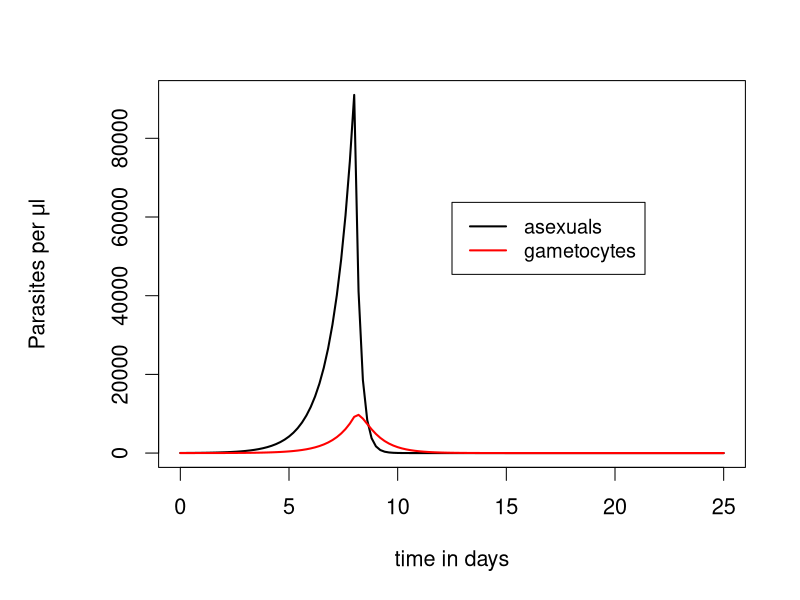

This chart was generated by the following R code:
#########################################################
# Continuous Model of Malaria Infections
#########################################################

# This is the starting script to the malaria module

# Produces dynamics of infections using the continuous model
# Plots output

#######################
# FUNCTION DEFINITIONS
#######################

###
# cont.model(t,y,para) 
# Use:    Function to calculate time derivatives of asexual (A) and gametocyte (G) densities 
# Input:
#     t: time 
#     y: vector of current values of variables A and G
#     para: parameters 	g: gametocyte investment, fraction of parasites that become gametocytes
#			r: rate at which asexuals rupture to produce offspring
#			m: number of offspring produced by each asexual
#			k: rate at which asexuals are killed by immune response
#			l: death rate of gametocytes
# Output:
#    der: vector of derivatives at time t

cont.model<-function(t,y,para) {

with(as.list(c(para,y)),{ # this command allows us to refer directly to the variables and parameters

if(t<8) { # immunity begins on day 8 of infection
  	dA<-r*m*(1-g)*A-r*A
  	} else {
  	dA<-r*m*(1-g)*A-r*A-k*A
  	} 
dG<-r*m*g*A-l*G
der<-c(dA,dG)
list(der)
}) # end of 'with'
}  # end of function definition


###
# dynamics(g,init.y,end.time,interval,cont.model,para)
# Use: Function to integrate asexual and gametocyte differential equations
# Once A or G falls below 1 they are considered to be zero (to prevent negative values)
# Input:
#	g: gametocyte investment
#	init.y: vector of asexual and gametocyte densities for first time point in sequence 
#	end.time: last time for which densities are to be calculated
# 	interval: time interval between densities
#	cont.model: function specifying differential equations
#	para: parameters	r: rate at which asexuals rupture to produce offspring
#				m: number of offspring produced by each asexual
#				k: rate at which asexuals are killed by immune response
#				l: death rate of gametocytes
# Output:
# 	A: vector of asexual densities at requested times
#	G: vector of gametocyte densities at requested times
# 	time: vector of times

dynamics<-function(g,init.y,end.time,interval,cont.model,para) {
para<-c(g=g,para) # adds g to list of parameters, specifying it separately like this allows it to be changed easily
times<-seq(0,end.time,by=interval) # produces sequence of times for which densities will be estimated
results<-lsoda(init.y,times,cont.model,para)
# to set values <1 to 0 using index matrix
results[,c("A","G")][results[,c("A","G")]<1]<-0

as.data.frame(results)	
}

#################################################
# MAIN PROGRAM
#################################################

### Load R library for solving odes
library(deSolve)

### Define parameters, initial values and times for estimating parasite densities
para<-c(r=0.25,m=6,k=5,l=1.2)
end.time<-25
interval<-0.2
init.y<-c(A=25,G=0)

### get output for continuous model
out<-dynamics(g=0.15,init.y,end.time,interval,cont.model,para)

### plot results
#pdf("fig3.pdf")
par(mar=c(5,6,3,2)+0.1,cex=1.3) # sets margins so there is room for y-axis label
                                # and increases font and symbol size
plot(out$time,out$A,xlab="time in days",ylab="",type="n") # type="n" sets up the axes
                                                          # without plotting the function
lines(out$time,out$A,lw=2) # type="l" draws a line rather than points
mtext(expression(paste("Parasites per ",mu,"l")),side=2,line=4,cex=1.3) # to write y-axis label with Greek letter
lines(out$time,out$G,col="red",lw=2) # to add gametocyte data onto graph
par(cex=1.2)
legend(end.time*0.5,max(out$A)*0.7, legend=c("asexuals","gametocytes"), col=c("black","red"),lw=2)
#dev.off()
